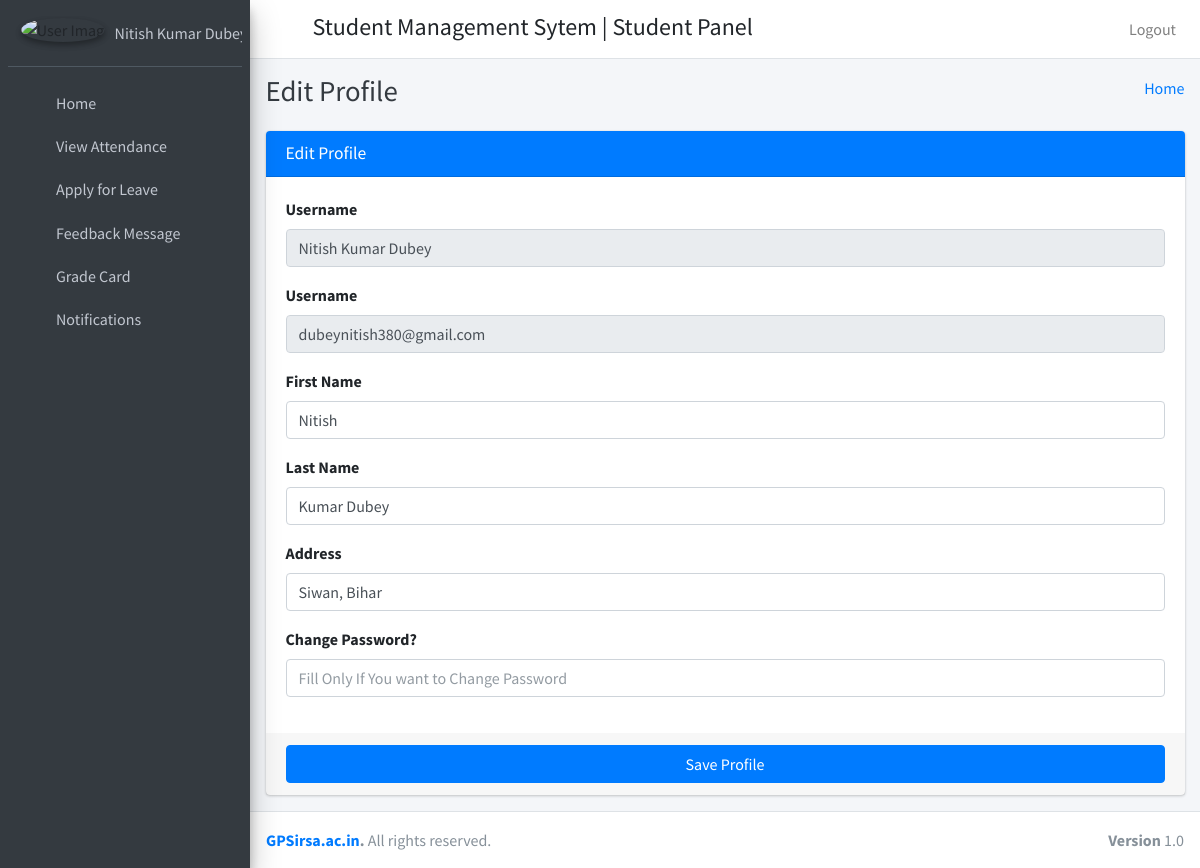
Page /student_profile (signed in) on the committed database.
### student_management_app/models.py (models this page shows)
class CustomUser(AbstractUser):
    user_type_data=((1,"HOD"),(2,"Staff"),(3,"Student"))
    user_type=models.CharField(default=1,choices=user_type_data,max_length=10)

class Students(models.Model):
    id=models.AutoField(primary_key=True)
    admin=models.OneToOneField(CustomUser,on_delete=models.CASCADE)
    gender=models.CharField(max_length=255)
    profile_pic=models.FileField()
    address=models.TextField()
    course_id=models.ForeignKey(Courses,on_delete=models.DO_NOTHING)
    session_year_id=models.ForeignKey(SessionYearModel,on_delete=models.CASCADE)
    created_at=models.DateTimeField(auto_now_add=True)
    updated_at=models.DateTimeField(auto_now_add=True)
    fcm_token=models.TextField(default="")
    objects = models.Manager()

### student_management_app/StudentViews.py (the view)
# urls.py: path('student_profile', StudentViews.student_profile, name="student_profile"),
def student_profile(request):
    user=CustomUser.objects.get(id=request.user.id)
    student=Students.objects.get(admin=user)
    return render(request,"student_template/student_profile.html",{"user":user,"student":student})

### student_management_app/templates/student_template/student_profile.html (shortened to what this page needs)
{% extends 'student_template/base_template.html' %}
{% block page_title %}
Edit Profile
{% endblock page_title %}
{% block main_content %}
    <section class="content">
      <div class="container-fluid">
          <div class="row">
              <div class="col-md-12">
            <div class="card card-primary">
              <div class="card-header">
                <h3 class="card-title">Edit Profile</h3>
              </div>
              <form role="form" action="{% url 'student_profile_save' %}" method="post">
                <div class="card-body">
                  <div class="form-group">
                    <label>Username</label>
                    <input type="text" class="form-control" name="username" value="{{ user.username }}" disabled="disabled">
                  </div>
                  <div class="form-group">
                    <label>Username</label>
                    <input type="text" class="form-control" name="username" value="{{ user.email }}" disabled="disabled">
                  </div>
                   <div class="form-group">
                    <label>First Name</label>
                    <input type="text" class="form-control" name="first_name" value="{{ user.first_name }}">
                  </div>
                  <div class="form-group">
                    <label>Last Name</label>
                    <input type="text" class="form-control" name="last_name" value="{{ user.last_name }}">
                  </div>
                   <div class="form-group">
                    <label>Address</label>
                    <input type="text" class="form-control" name="address" value="{{ student.address }}">
                  </div>
                   <div class="form-group">
                    <label>Change Password?</label>
                    <input type="text" class="form-control" name="password" placeholder="Fill Only If You want to Change Password">
                  </div>
                </div>
                <div class="card-footer">
                  <button type="submit" class="btn btn-primary btn-block">Save Profile</button>
                </div>
              </form>
            </div>
          </div>
          </div>
      </div>
    </section>
{% endblock main_content %}

### student_management_app/templates/student_template/sidebar_template.html
{% load static %}
  <aside class="main-sidebar sidebar-dark-primary elevation-4">
    <div class="sidebar">
      <div class="user-panel mt-3 pb-3 mb-3 d-flex">
        <div class="image">
          <img src="{% static "dist/img/ksw.jpg" %}" class="img-circle elevation-2" alt="User Image">
        </div>
        <div class="info">
          <a href="{% url 'student_profile' %}" class="d-block">{{ user.username }}</a>
        </div>
      </div>
      <nav class="mt-2">
        <ul class="nav nav-pills nav-sidebar flex-column" data-widget="treeview" role="menu" data-accordion="false">
          <li class="nav-item">
            {% url 'student_home' as student_home %}
            <a href="{{ student_home }}" class="nav-link {% if request.path == student_home %} active {% endif %}">
              <i class="nav-icon fas fa-th"></i>
              <p>
                Home
              </p>
            </a>
          </li>
          <li class="nav-item">
            {% url 'student_view_attendance' as student_view_attendance %}
            {% url 'student_view_attendance_post' as student_view_attendance_post %}
            <a href="{{ student_view_attendance }}" class="nav-link {% if request.path == student_view_attendance %} active {% endif %} {% if request.path == student_view_attendance_post %} active {% endif %}">
              <i class="nav-icon fas fa-th"></i>
              <p>
                View Attendance
              </p>
            </a>
          </li>
           <li class="nav-item">
            {% url 'student_apply_leave' as student_apply_leave %}
            <a href="{{ student_apply_leave }}" class="nav-link {% if request.path == student_apply_leave %} active {% endif %}">
              <i class="nav-icon fas fa-th"></i>
              <p>
                Apply for Leave
              </p>
            </a>
          </li>
           <li class="nav-item">
            {% url 'student_feedback' as student_feedback %}
            <a href="{{ student_feedback }}" class="nav-link {% if request.path == student_feedback %} active {% endif %}">
              <i class="nav-icon fas fa-th"></i>
              <p>
                Feedback Message
              </p>
            </a>
          </li>
          <li class="nav-item">
            {% url 'student_view_result' as student_view_result %}
            <a href="{{ student_view_result }}" class="nav-link {% if request.path == student_view_result %} active {% endif %}">
              <i class="nav-icon fas fa-th"></i>
              <p>
                Grade Card
              </p>
            </a>
          </li>
          <li class="nav-item">
            {% url 'student_all_notification' as student_all_notification %}
            <a href="{{ student_all_notification }}" class="nav-link {% if request.path == student_all_notification %} active {% endif %}">
              <i class="nav-icon fas fa-th"></i>
              <p>
                Notifications
              </p>
            </a>
          </li>
        </ul>
      </nav>
    </div>
  </aside>

### rows in the picture
CustomUser: username "Nitish Kumar…", username "Nitish Kumar Dubey", username "dubeynitish380@gmail.com", first_name "Nitish", last_name "Kumar Dubey"
Students: address "Siwan, Bihar"
